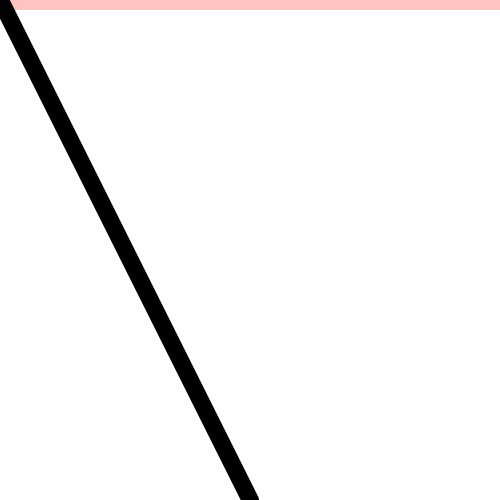
Frame 1 (no input)
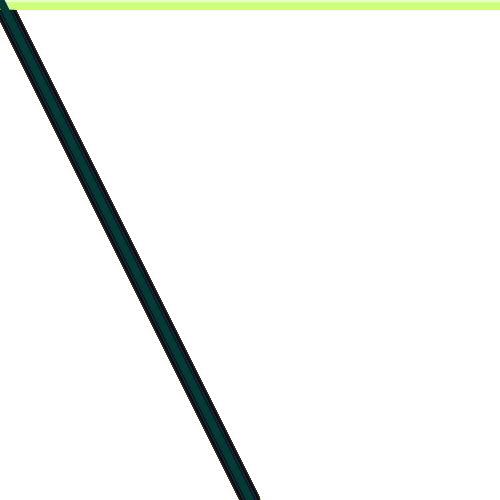
Frame 60 (the mouse pressed at the canvas centre just before this capture)
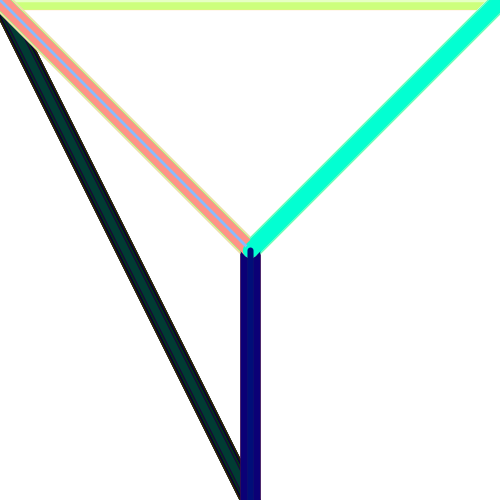
Frame 120 (the mouse held since frame 60 and released just before this capture)

The Processing sketch that drew these frames (run headless with seeded random() and noise(); from frame 60 on, the mouse is pressed at the canvas centre):

// Processing sketch: processing_132546
// ── processing_132546.pde

int x=0;
int s=1;
void setup(){
size(500,500);
colorMode(HSB);
background(255);
}
void draw () {
x=x+s;
strokeWeight(random(20));
stroke(random(255),x,255);
line(0,0,mouseX,mouseY);
strokeWeight(random(20));
stroke(x,random(255),255);
line(width,0,mouseX,mouseY);
strokeWeight(random(20));
stroke(random(255),255,x);
line(width/2,height,mouseX,mouseY);
if (x>255||x==0){
s=s*-1;
}
}
